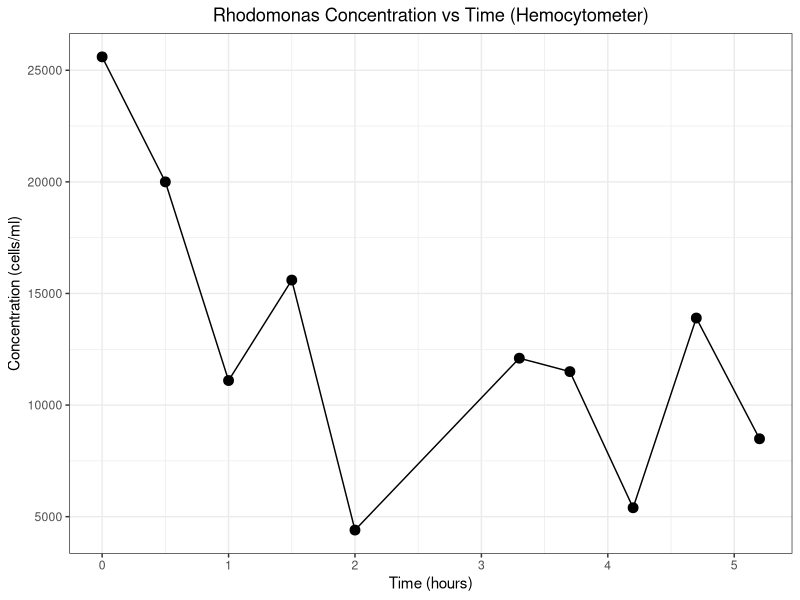
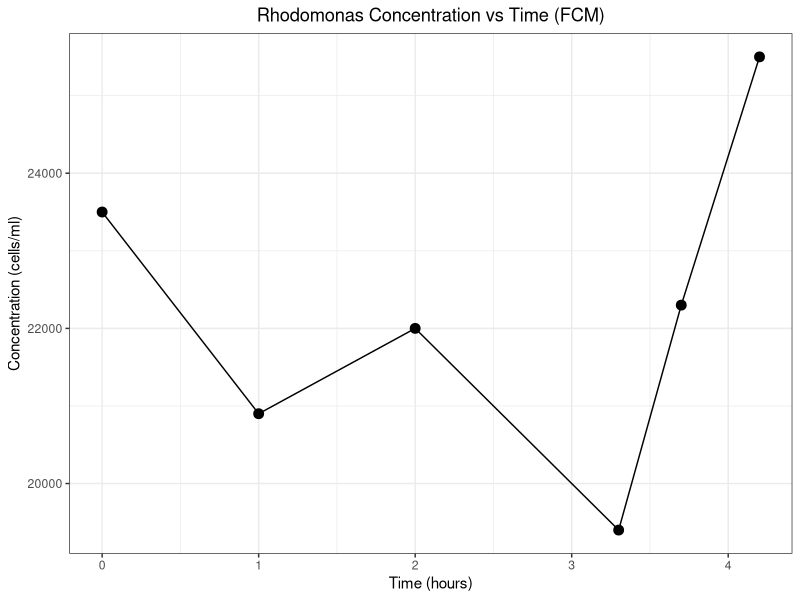
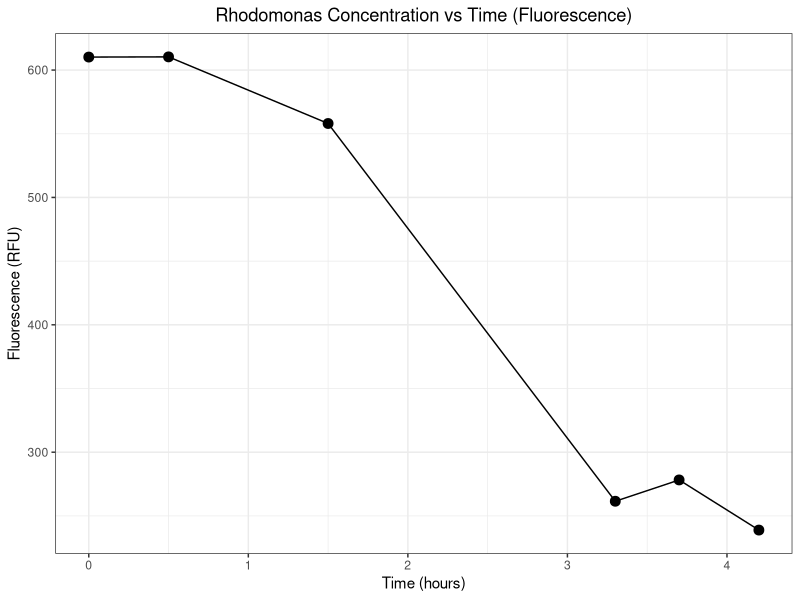

Write R code to recreate these figures, in order.
# Libraries I usually use in R for general applications
library(ggplot2)
library(tidyr)
library(dplyr)

# Data Sorting --> Normally I just read.csv from the xlsx file, but for small (n) counts it's easier to manually enter than fiddle with the columns, rownames, etc. 
group14_data <- data.frame(
  time = c(0.0, 0.5, 1.0, 1.5, 2.0, 3.3, 3.7, 4.2, 4.7, 5.2),
  hemocytometer = c(25600, 20000, 11100, 15600, 4400, 12100, 11500, 5400, 13900, 8490),
  fcm = c(23500, NA, 20900, NA, 22000, 19400, 22300, 25500, NA, NA),
  fluorescence = c(610.2, 610.35, NA, 558.05, NA, 261.49, 278.22, 238.86, NA, NA)
)

# Plot 1: Hemocytometer counts
plot1 <- ggplot(group14_data, aes(x = time, y = hemocytometer)) +
  geom_line(aes(group = 1)) +  # Add group = 1 to force connection
  geom_point(size = 3) +
  labs(title = "Rhodomonas Concentration vs Time (Hemocytometer)",
       x = "Time (hours)",
       y = "Concentration (cells/ml)") +
  theme_bw() +
  theme(plot.title = element_text(hjust = 0.5))

# Plot 2: FCM counts
plot2 <- ggplot(group14_data %>% filter(!is.na(fcm)), aes(x = time, y = fcm)) +
  geom_line(aes(group = 1)) +  # Add group = 1 to force connection
  geom_point(size = 3) +
  labs(title = "Rhodomonas Concentration vs Time (FCM)",
       x = "Time (hours)",
       y = "Concentration (cells/ml)") +
  theme_bw() +
  theme(plot.title = element_text(hjust = 0.5))

# Plot 3: Fluorescence
plot3 <- ggplot(group14_data %>% filter(!is.na(fluorescence)), aes(x = time, y = fluorescence)) +
  geom_line(aes(group = 1)) +  # Add group = 1 to force connection
  geom_point(size = 3) +
  labs(title = "Rhodomonas Concentration vs Time (Fluorescence)",
       x = "Time (hours)",
       y = "Fluorescence (RFU)") +
  theme_bw() +
  theme(plot.title = element_text(hjust = 0.5))

# Print plots

print(plot1)
print(plot2)
print(plot3)
